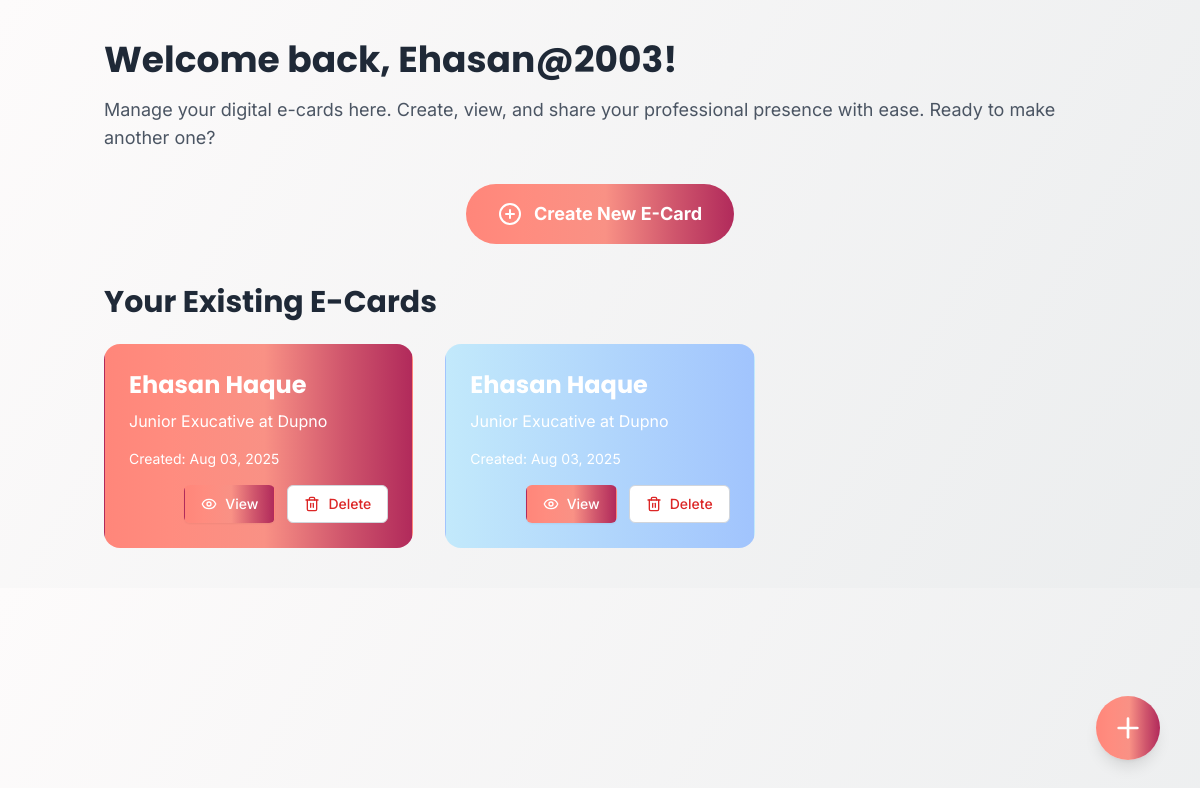
The app's page /dashboard/ (signed in) with its own data.
### cards/models.py (models this page shows, shortened)
class Card(models.Model):
    user = models.ForeignKey(User, on_delete=models.CASCADE)
    card_data = models.JSONField(default=dict)
    avatar = models.ImageField(upload_to='avatars/', blank=True, null=True)
    qr_code = models.ImageField(upload_to='qrcodes/', blank=True, null=True)
    unique_slug = models.SlugField(unique=True)
    text_color = models.CharField(max_length=20, default='#000000')
    created_at = models.DateTimeField(auto_now_add=True)

### cards/views.py (the view)
# urls.py: path('dashboard/', views.dashboard, name='dashboard'),
@login_required
def dashboard(request):
    cards = Card.objects.filter(user=request.user)
    gradients = [
        'linear-gradient(to right, #ff8177 0%, #ff867a 0%, #ff8c7f 21%, #f99185 52%, #cf556c 78%, #b12a5b 100%)',
        'linear-gradient(to right, #c2e9fb, #a1c4fd)',
        'linear-gradient(to right, #d4fc79, #96e6a1)',
        'linear-gradient(to right, #fbc2eb, #a6c1ee)'
    ]
    for i, card in enumerate(cards):
        card.background_gradient = gradients[i % len(gradients)]
        card.animation_delay = f"{i * 0.1}s"
    return render(request, 'cards/dashboard.html', {'cards': cards})

### cards/templates/cards/dashboard.html (shortened to what this page needs)
{% extends 'cards/base.html' %}
{% block content %}
<div class="container mx-auto px-4 py-10">
    <h1 class="text-4xl font-bold mb-4 text-gray-800 animate-fade-in-down">Welcome back, {{ user.username }}!</h1>
    <p class="text-lg text-gray-600 mb-8 animate-fade-in-up">Manage your digital e-cards here. Create, view, and share your professional presence with ease. Ready to make another one?</p>
    <div class="mb-10 text-center animate-fade-in-up" style="animation-delay: 0.2s;">
        <a href="{% url 'create_card' %}" class="accent-gradient text-white font-bold py-4 px-8 rounded-full text-lg hover:shadow-xl transform hover:scale-105 transition-all duration-300 ease-in-out inline-flex items-center justify-center">
            <i data-lucide="plus-circle" class="w-6 h-6 mr-3"></i> Create New E-Card
        </a>
    </div>
    {% if cards %}
    <h2 class="text-3xl font-bold mb-6 text-gray-800">Your Existing E-Cards</h2>
    <div class="grid grid-cols-1 md:grid-cols-2 lg:grid-cols-3 gap-8">
        {% for card in cards %}
        <div class="glassmorphism rounded-2xl p-6 flex flex-col justify-between border border-transparent hover:border-indigo-400 transition-all duration-300 ease-in-out animate-slide-up transform hover:-translate-y-1 hover:shadow-2xl"
             style="animation-delay: {{ card.animation_delay }}; background: {{ card.background_gradient }};">
            <div>
                <h3 class="text-2xl font-bold mb-2 text-white">{{ card.card_data.firstName }} {{ card.card_data.lastName }}</h3>
                <p class="text-white mb-4">{{ card.card_data.jobTitle }} at {{ card.card_data.company }}</p>
                <p class="text-white text-sm">Created: {{ card.created_at|date:"M d, Y" }}</p>
            </div>
            <div class="flex justify-end space-x-3 mt-4">
                <a href="{% url 'view_card' card.unique_slug %}" class="inline-flex items-center px-4 py-2 border border-transparent text-sm font-medium rounded-md shadow-sm text-white accent-gradient hover:shadow-md transition-all duration-200">
                    <i data-lucide="eye" class="w-4 h-4 mr-2"></i> View
                </a>
                <a href="#" class="inline-flex items-center px-4 py-2 border border-gray-300 text-sm font-medium rounded-md text-red-600 bg-white hover:bg-red-50 hover:text-red-700 transition-all duration-200">
                    <i data-lucide="trash-2" class="w-4 h-4 mr-2"></i> Delete
                </a>
            </div>
        </div>
        {% endfor %}
    </div>
    {% endif %}
    <div class="fixed bottom-10 right-10">
        <a href="{% url 'create_card' %}" class="accent-gradient text-white rounded-full p-4 shadow-lg hover:shadow-2xl transform hover:scale-110 transition-all duration-300 ease-in-out flex items-center justify-center">
            <i data-lucide="plus" class="w-8 h-8"></i>
        </a>
    </div>
</div>
{% endblock %}

### cards/templates/cards/base.html (style rules this page uses)
body { font-family: 'Inter', sans-serif; background: linear-gradient(120deg, #fdfbfb 0%, #ebedee 100%); }
h1, h2, h3, h4, h5, h6 { font-family: 'Poppins', sans-serif; }
.glassmorphism { background: rgba(255, 255, 255, 0.2); backdrop-filter: blur(10px); border: 1px solid rgba(255, 255, 255, 0.3); }
.accent-gradient { background: linear-gradient(to right, #ff8177 0%, #ff867a 0%, #ff8c7f 21%, #f99185 52%, #cf556c 78%, #b12a5b 100%); }

### records on screen
Card: card_data.firstName "Ehasan", card_data.lastName "Haque", card_data.jobTitle "Junior Exucative", card_data.company "Dupno", created_at "Aug 03, 2025"
Card: card_data.firstName "Ehasan", card_data.lastName "Haque", card_data.jobTitle "Junior Exucative", card_data.company "Dupno", created_at "Aug 03, 2025"

### other values on screen
{{ user.username }} "Ehasan@2003"
